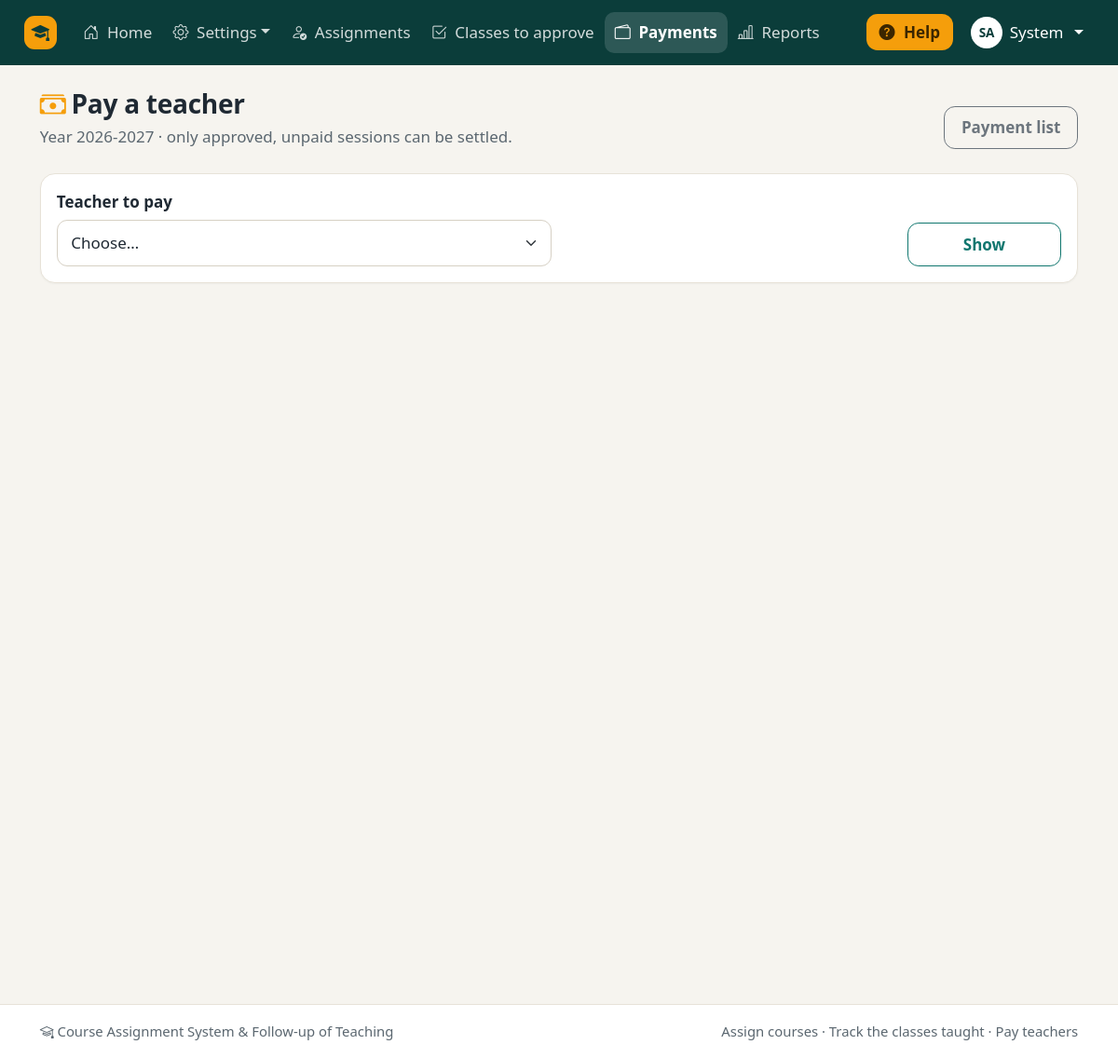
Page /accountant/payment_form.php (signed in) on the committed database.
### tables this page shows
CREATE TABLE users (
    id             INT AUTO_INCREMENT PRIMARY KEY,
    last_name      VARCHAR(80)  NOT NULL,
    first_name     VARCHAR(80)  NOT NULL,
    email          VARCHAR(150) NOT NULL UNIQUE,
    password_hash  VARCHAR(255) NOT NULL,
    role           ENUM('admin','head','teacher','accountant') NOT NULL DEFAULT 'teacher',
    department_id  INT NULL,
    academic_rank  VARCHAR(50) NULL,
    max_load       INT NOT NULL DEFAULT 0,
    phone          VARCHAR(30) NULL,
    is_active      TINYINT(1) NOT NULL DEFAULT 1,
    created_at     DATETIME NOT NULL DEFAULT CURRENT_TIMESTAMP,
    CONSTRAINT fk_user_department FOREIGN KEY (department_id) REFERENCES departments(id) ON DELETE SET NULL
);

CREATE TABLE academic_years (
    id          INT AUTO_INCREMENT PRIMARY KEY,
    label       VARCHAR(9) NOT NULL UNIQUE,
    start_date  DATE NOT NULL,
    end_date    DATE NOT NULL,
    is_active   TINYINT(1) NOT NULL DEFAULT 0
);

### includes/auth.php (called while the page is built, shortened)
<?php
require_once __DIR__ . '/functions.php';
function require_login(): array
{
    $user = current_user();
    return $user;
}
function require_role(array $roles): array
{
    $user = require_login();
    return $user;
}
function require_active_year(): array
{
    $year = active_year();
    return $year;
}

### accountant/payment_form.php (the view, shortened to what this page needs)
<?php
require_once __DIR__ . '/../includes/auth.php';
$user = require_role(['accountant', 'admin']);
$year = require_active_year();
$nav_active = $user['role'] === 'admin' ? 'accountant/payments.php' : 'accountant/payment_form.php';
require __DIR__ . '/../includes/header.php';
?>
<div class="page-header">
    <div>
        <h1><?= icon('cash-stack', 'greeting-icon') ?>Pay a teacher</h1>
        <p class="lead-text">Year <?= e($year['label']) ?> · only approved, unpaid sessions can be settled.</p>
    </div>
    <a href="<?= e(url('accountant/payments.php')) ?>" class="btn btn-outline-secondary">Payment list</a>
</div>
<form method="get" class="card mb-4" id="teacherPicker" data-api-due="<?= e(url('api/amount_due.php')) ?>">
    <div class="card-body row g-3 align-items-end">
        <div class="col-md-6">
            <label for="teacher_id" class="form-label">Teacher to pay</label>
            <select class="form-select" id="teacher_id" name="teacher_id" required>
                <option value="">Choose…</option>
            </select>
        </div>
        <div class="col-md-2 d-grid">
            <button type="submit" class="btn btn-outline-primary">Show</button>
        </div>
    </div>
</form>
<?php require __DIR__ . '/../includes/footer.php'; ?>

### includes/header.php (shortened to what this page needs)
<?php
$user = current_user();
$year = active_year();
$body_class = $body_class ?? '';
$scriptPath = ltrim(substr($_SERVER['SCRIPT_NAME'] ?? '', strlen(rtrim(BASE_URL, '/'))), '/');
$nav_active = $nav_active ?? $scriptPath;
$teachingMenu = ['My teaching', [
    ['My courses and workload', 'teacher/dashboard.php', 'journal-text'],
    ['My classes', 'teacher/sessions.php', 'clock-history'],
    ['My money', 'teacher/payments.php', 'wallet2'],
], 'person-workspace'];
$menus = [
    'admin' => [
        ['Home', 'admin/dashboard.php', 'house-door'],
        ['Settings', [
            ['Users', 'admin/users.php', 'people'],
            ['Departments', 'admin/departments.php', 'building'],
            ['Courses', 'admin/courses.php', 'journal-bookmark'],
            ['Academic years', 'admin/years.php', 'calendar3'],
            ['Hourly rates', 'admin/rates.php', 'cash-coin'],
        ], 'gear'],
        ['Assignments', 'admin/assignments.php', 'person-check'],
        ['Classes to approve', 'head/sessions_validation.php', 'check2-square'],
        ['Payments', 'accountant/payments.php', 'wallet2'],
        ['Reports', 'admin/reports.php', 'bar-chart-line'],
    ],
    'head' => [
        ['Home', 'head/dashboard.php', 'house-door'],
        ['Assignments', 'head/assignments.php', 'person-check'],
        ['Courses', 'admin/courses.php', 'journal-bookmark'],
        ['Classes to approve', 'head/sessions_validation.php', 'check2-square'],
        ['Reports', 'admin/reports.php', 'bar-chart-line'],
        $teachingMenu,
    ],
    'teacher' => [
        ['Home', 'teacher/dashboard.php', 'house-door'],
        ['My classes', 'teacher/sessions.php', 'clock-history'],
        ['My money', 'teacher/payments.php', 'wallet2'],
    ],
    'accountant' => [
        ['Home', 'accountant/dashboard.php', 'house-door'],
        ['Payments', 'accountant/payments.php', 'wallet2'],
        ['New payment', 'accountant/payment_form.php', 'plus-circle'],
        ['Payment statements', 'accountant/statements.php', 'printer'],
    ],
];
$menu = $user ? ($menus[$user['role']] ?? []) : [];
?>
<!doctype html>
<html lang="en">
<head>
    <link rel="stylesheet" href="<?= e(url('assets/vendor/bootstrap/css/bootstrap.min.css')) ?>">
    <link rel="stylesheet" href="<?= e(url('assets/vendor/bootstrap-icons/bootstrap-icons.min.css')) ?>">
    <link rel="stylesheet" href="<?= e(url('assets/css/style.css')) ?>">
    <link rel="stylesheet" href="<?= e(url('assets/css/print.css')) ?>" media="print">
</head>
<body class="<?= e($body_class) ?>">
<?php if ($user): ?>
<nav class="navbar navbar-expand-xl navbar-dark app-navbar no-print">
    <div class="container-fluid px-lg-4">
        <a class="navbar-brand" href="<?= e(url(dashboard_path($user['role']))) ?>">
            <span class="brand-mark"><?= icon('mortarboard-fill') ?></span>
        </a>
        <div class="collapse navbar-collapse" id="mainNav">
            <ul class="navbar-nav me-auto mb-2 mb-xl-0">
                <?php foreach ($menu as [$label, $target, $iconName]): ?>
                    <?php if (is_array($target)):
                        $isActive = in_array($nav_active, array_column($target, 1), true); ?>
                        <li class="nav-item dropdown">
                            <a class="nav-link dropdown-toggle<?= $isActive ? ' active' : '' ?>" href="#" role="button"
                               data-bs-toggle="dropdown" aria-expanded="false"><?= icon($iconName) ?> <?= e($label) ?></a>
                        </li>
                    <?php else: ?>
                        <li class="nav-item">
                            <a class="nav-link<?= $nav_active === $target ? ' active' : '' ?>"
                               <?= $nav_active === $target ? 'aria-current="page"' : '' ?>
                               href="<?= e(url($target)) ?>"><?= icon($iconName) ?> <?= e($label) ?></a>
                        </li>
                    <?php endif; ?>
                <?php endforeach; ?>
            </ul>
            <div class="d-flex flex-wrap align-items-center gap-2">
                <button type="button" class="btn btn-help" data-bs-toggle="offcanvas" data-bs-target="#helpPanel" aria-controls="helpPanel">
                    <?= icon('question-circle-fill') ?> Help
                </button>
                <div class="dropdown">
                    <a class="nav-link dropdown-toggle text-white user-chip" href="#" role="button" data-bs-toggle="dropdown" aria-expanded="false">
                        <span class="avatar"><?= e(mb_strtoupper(mb_substr($user['first_name'], 0, 1) . mb_substr($user['last_name'], 0, 1))) ?></span>
                        <span><?= e($user['first_name']) ?></span>
                    </a>
                </div>
            </div>
        </div>
    </div>
</nav>
<?php endif; ?>
<main class="<?= $user ? 'container-xl py-4' : 'guest-main' ?>">

### assets/css/style.css (style rules this page uses)
:root { --app-teal: #0f766e; --app-teal-dark: #115e59; --app-teal-deep: #0b3d3a; --app-teal-soft: #e6f4f1; --app-amber: #f59e0b; --app-amber-soft: #fff4dc; --app-ink: #1f2933; --app-muted: #5b6770; --app-bg: #f6f4ef; --app-line: #e7e2d8; --app-radius: 16px; --bs-primary: #0f766e; --bs-primary-rgb: 15, 118, 110; --bs-link-color: #0f766e; --bs-link-color-rgb: 15, 118, 110; --bs-link-hover-color: #115e59; --bs-body-color: #1f2933; --bs-secondary-color: #5b6770; --bs-border-radius: .65rem; --bs-border-radius-lg: .9rem; --bs-focus-ring-color: rgba(15, 118, 110, .3); }
html { font-size: 106.25%; }
body { background: var(--app-bg); color: var(--app-ink); min-height: 100vh; display: flex; flex-direction: column; line-height: 1.55; }
main { flex: 1; }
h1, h2, h3, .h1, .h2, .h3, .h4, .h5 { color: var(--app-ink); letter-spacing: -.01em; }
.btn { font-weight: 600; padding: .55rem 1.05rem; border-radius: .7rem; }
.btn-outline-primary { --bs-btn-color: #0f766e; --bs-btn-border-color: #0f766e; --bs-btn-hover-bg: #0f766e; --bs-btn-hover-border-color: #0f766e; --bs-btn-active-bg: #0b4f4a; --bs-btn-active-border-color: #0b4f4a; }
.app-navbar { background: var(--app-teal-deep); padding-top: .55rem; padding-bottom: .55rem; }
.app-navbar .navbar-brand { display: flex; align-items: center; gap: .55rem; font-weight: 700; }
.app-navbar .nav-link { color: rgba(255, 255, 255, .82); border-radius: .6rem; padding: .5rem .65rem !important; font-weight: 500; white-space: nowrap; }
.app-navbar .nav-link.active { color: #fff; background: rgba(255, 255, 255, .14); font-weight: 600; }
.brand-mark { display: inline-flex; align-items: center; justify-content: center; width: 2.1rem; height: 2.1rem; background: var(--app-amber); color: var(--app-teal-deep); font-size: 1.15rem; border-radius: .65rem; }
.btn-help { background: var(--app-amber); color: #3b2600; border: 0; padding: .4rem .8rem; }
.user-chip { display: flex; align-items: center; gap: .45rem; }
.avatar { display: inline-flex; align-items: center; justify-content: center; width: 2rem; height: 2rem; border-radius: 50%; background: #fff; color: var(--app-teal-deep); font-size: .8rem; font-weight: 700; }
.page-header { display: flex; flex-wrap: wrap; align-items: flex-end; justify-content: space-between; gap: 1rem; margin-bottom: 1.5rem; }
.page-header h1 { font-size: 1.65rem; font-weight: 700; margin: 0; }
.page-header .lead-text { color: var(--app-muted); margin: .3rem 0 0; max-width: 46rem; }
.card { border: 1px solid var(--app-line); border-radius: var(--app-radius); box-shadow: 0 1px 2px rgba(31, 41, 51, .04); }
.form-label { font-weight: 600; margin-bottom: .35rem; }
.form-control, .form-select { padding: .65rem .85rem; border-color: #d6d0c4; border-radius: .65rem; }

### assets/css/print.css (style rules this page uses)
body { background: #fff !important; font-size: 11pt; color: #000; }
.no-print, .app-navbar, .app-footer, .filters, .btn, .alert-dismissible { display: none !important; }
main.container-xl { max-width: none !important; padding: 0 !important; }
.card, .print-sheet { box-shadow: none !important; padding: 0 !important; }
a { color: #000; text-decoration: none; }

### rows in the picture
users: first_name+last_name "SA", first_name "System"
academic_years: label "2026-2027"

### other values in the picture
$label "Home"
$label "Settings"
$label "Assignments"
$label "Classes to approve"
$label "Payments"
$label "Reports"
APP_NAME "Course Assignment System & Follow-up of Teaching"
